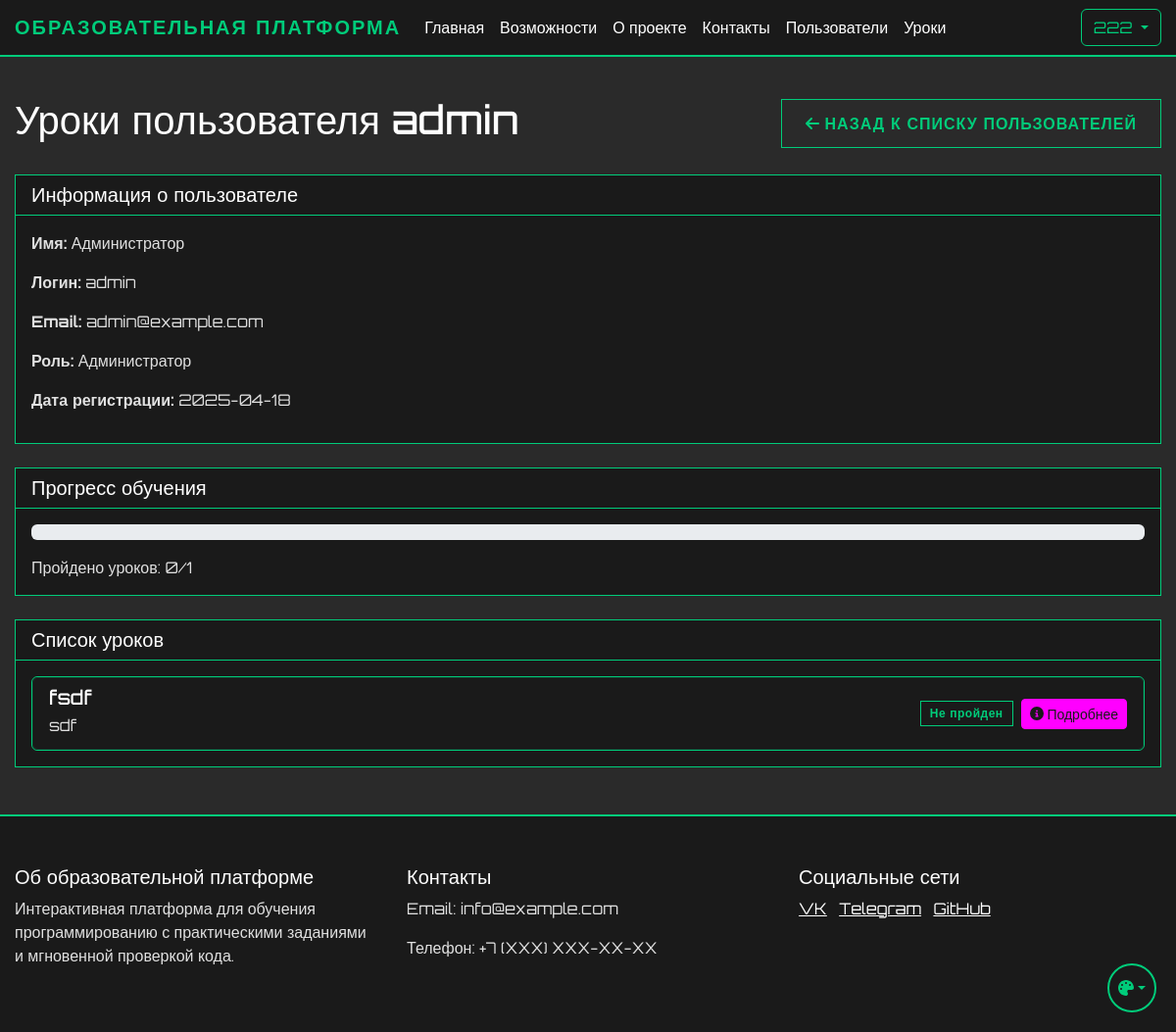
/admin/user/1/lessons (signed in), run on the app's committed database.
### app.py (models this page shows, shortened)
class User(UserMixin, db.Model):
    id = db.Column(db.Integer, primary_key=True)
    name = db.Column(db.String(100), nullable=False)
    username = db.Column(db.String(80), unique=True, nullable=False)
    email = db.Column(db.String(120), unique=True, nullable=False)
    password_hash = db.Column(db.String(128))
    is_admin = db.Column(db.Boolean, default=False)
    user_type = db.Column(db.String(20), default='student')  # student, teacher, admin
    created_by = db.Column(db.Integer, db.ForeignKey('user.id'), nullable=True)  # ID пользователя, создавшего этого пользователя
    created_at = db.Column(db.DateTime, default=db.func.now())
    last_login = db.Column(db.DateTime)
    is_active = db.Column(db.Boolean, default=True)
    progress = db.relationship('UserProgress', backref='user', lazy=True)
    ratings = db.relationship('UserRating', backref='user', lazy=True)
    chat_messages = db.relationship('ChatMessage', backref='user', lazy=True)
    created_users = db.relationship('User', backref=db.backref('creator', remote_side=[id]))

class Lesson(db.Model):
    id = db.Column(db.Integer, primary_key=True)
    order_number = db.Column(db.Integer, unique=True, nullable=False)
    title = db.Column(db.String(200), nullable=False)
    description = db.Column(db.Text)
    is_active = db.Column(db.Boolean, default=True)
    created_at = db.Column(db.DateTime, default=db.func.now())
    theory_content = db.Column(db.Text)
    theory_test = db.relationship('TheoryTest', backref='lesson', uselist=False)
    practice_tasks = db.relationship('PracticeTask', backref='lesson', lazy=True)
    required_lesson_id = db.Column(db.Integer, db.ForeignKey('lesson.id'), nullable=True)
    required_lesson = db.relationship('Lesson', remote_side=[id], backref='next_lessons')

### app.py (the view)
@app.route('/admin/user/<int:user_id>/lessons')
@login_required
def view_user_lessons(user_id):
    if not current_user.is_admin:
        abort(403)
    user = User.query.get_or_404(user_id)
    lessons = Lesson.query.order_by(Lesson.order_number).all()
    user_progress = UserProgress.query.filter_by(user_id=user_id).all()
    completed_lesson_ids = [progress.lesson_id for progress in user_progress if progress.is_completed]
    total_lessons = len(lessons)
    completed_lessons = len(completed_lesson_ids)
    progress_percentage = int((completed_lessons / total_lessons * 100)) if total_lessons > 0 else 0
    return render_template('user_lessons.html',
                         user=user,
                         lessons=lessons,
                         completed_lesson_ids=completed_lesson_ids,
                         progress_percentage=progress_percentage,
                         completed_lessons=completed_lessons,
                         total_lessons=total_lessons)

### app.py (called while the page is built)
@login_manager.user_loader
def load_user(user_id):
    return db.session.get(User, int(user_id))

### templates/user_lessons.html (shortened to what this page needs)
{% extends "base.html" %}
{% block content %}
<div class="container mt-4">
    <div class="d-flex justify-content-between align-items-center mb-4">
        <h1>Уроки пользователя {{ user.username }}</h1>
        <a href="{{ url_for('user_list') }}" class="btn btn-secondary">
            <i class="fas fa-arrow-left"></i> Назад к списку пользователей
        </a>
    </div>
    <div class="card">
        <div class="card-header">
            <h5 class="mb-0">Информация о пользователе</h5>
        </div>
        <div class="card-body">
            <p><strong>Имя:</strong> {{ user.name }}</p>
            <p><strong>Логин:</strong> {{ user.username }}</p>
            <p><strong>Email:</strong> {{ user.email }}</p>
            <p><strong>Роль:</strong> {{ 'Администратор' if user.is_admin else 'Пользователь' }}</p>
            <p><strong>Дата регистрации:</strong> {{ user.created_at.strftime('%Y-%m-%d') }}</p>
        </div>
    </div>
    <div class="card mt-4">
        <div class="card-header">
            <h5 class="mb-0">Прогресс обучения</h5>
        </div>
        <div class="card-body">
            <div class="progress mb-3">
            </div>
            <p class="mb-0">Пройдено уроков: {{ completed_lessons }}/{{ total_lessons }}</p>
        </div>
    </div>
    <div class="card mt-4">
        <div class="card-header">
            <h5 class="mb-0">Список уроков</h5>
        </div>
        <div class="card-body">
            {% if lessons %}
                <div class="list-group">
                    {% for lesson in lessons %}
                        <div class="list-group-item">
                            <div class="d-flex justify-content-between align-items-center">
                                <div>
                                    <h5 class="mb-1 {% if lesson.id in completed_lesson_ids %}text-success{% endif %}">
                                        {{ lesson.title }}
                                    </h5>
                                    <p class="mb-1">{{ lesson.description }}</p>
                                </div>
                                <div class="d-flex align-items-center">
                                    {% if lesson.id in completed_lesson_ids %}
                                        <span class="badge bg-success me-2">Пройден</span>
                                    {% else %}
                                        <span class="badge bg-secondary me-2">Не пройден</span>
                                    {% endif %}
                                    <a href="{{ url_for('view_user_lesson_details', user_id=user.id, lesson_id=lesson.id) }}"
                                       class="btn btn-sm btn-info">
                                        <i class="fas fa-info-circle"></i> Подробнее
                                    </a>
                                </div>
                            </div>
                        </div>
                    {% endfor %}
                </div>
            {% else %}
                <div class="alert alert-info">
                    Уроки не найдены.
                </div>
            {% endif %}
        </div>
    </div>
</div>
{% endblock %}

### templates/base.html (shortened to what this page needs)
<!DOCTYPE html>
<html lang="ru">
<head>
    <link href="https://cdn.jsdelivr.net/npm/bootstrap@5.3.0/dist/css/bootstrap.min.css" rel="stylesheet">
    <link href="{{ url_for('static', filename='css/themes.css') }}" rel="stylesheet">
    <link href="{{ url_for('static', filename='css/base.css') }}" rel="stylesheet">
    <link href="{{ url_for('static', filename='css/components.css') }}" rel="stylesheet">
    <link href="{{ url_for('static', filename='css/forms.css') }}" rel="stylesheet">
    <link href="{{ url_for('static', filename='css/tables.css') }}" rel="stylesheet">
    <link href="{{ url_for('static', filename='css/layout.css') }}" rel="stylesheet">
</head>
<body>
    <nav class="navbar navbar-expand-lg navbar-dark">
        <div class="container">
            <a class="navbar-brand" href="{{ url_for('index') }}">Образовательная платформа</a>
            <div class="collapse navbar-collapse" id="navbarNav">
                <ul class="navbar-nav me-auto">
                    <li class="nav-item">
                        <a class="nav-link" href="{{ url_for('index') }}">Главная</a>
                    </li>
                    <li class="nav-item">
                        <a class="nav-link" href="/#features">Возможности</a>
                    </li>
                    <li class="nav-item">
                        <a class="nav-link" href="/#about">О проекте</a>
                    </li>
                    <li class="nav-item">
                        <a class="nav-link" href="/#contact">Контакты</a>
                    </li>
                    {% if current_user.is_admin %}
                    <li class="nav-item">
                            <a class="nav-link" href="{{ url_for('user_list') }}">Пользователи</a>
                    </li>
                    <li class="nav-item">
                            <a class="nav-link" href="{{ url_for('lesson_list') }}">Уроки</a>
                    </li>
                    {% endif %}
                </ul>
                <div class="d-flex">
                    {% if current_user.is_authenticated %}
                        <div class="dropdown">
                            <button class="btn btn-outline-light dropdown-toggle" type="button" id="userMenu" data-bs-toggle="dropdown">
                                {{ current_user.username }}
                            </button>
                        </div>
                    {% else %}
                        <a href="{{ url_for('login') }}" class="btn btn-outline-light me-2">Войти</a>
                    {% endif %}
                </div>
            </div>
        </div>
    </nav>
    {% block content %}{% endblock %}
    <footer class="footer mt-5">
        <div class="container">
            <div class="row">
                <div class="col-md-4">
                    <h5>Об образовательной платформе</h5>
                    <p>Интерактивная платформа для обучения программированию с практическими заданиями и мгновенной проверкой кода.</p>
                </div>
                <div class="col-md-4">
                    <h5>Контакты</h5>
                    <p>Email: info@example.com</p>
                    <p>Телефон: +7 (XXX) XXX-XX-XX</p>
                </div>
                <div class="col-md-4">
                    <h5>Социальные сети</h5>
                    <a href="#" class="text-white me-2">VK</a>
                    <a href="#" class="text-white me-2">Telegram</a>
                    <a href="#" class="text-white">GitHub</a>
                </div>
            </div>
        </div>
    </footer>
    <div class="theme-switch">
        <button class="btn dropdown-toggle" type="button" id="themeDropdown" data-bs-toggle="dropdown" aria-expanded="false">
            <i class="fas fa-palette"></i>
        </button>
    </div>
</body>
</html>

### static/css/themes.css (style rules this page uses)
:root[data-theme="cyberpunk"] { --cyber-primary: #00cc7a; --cyber-secondary: #ff6600; --cyber-dark: #1a1a1a; --cyber-bg: #2a2a2a; --cyber-text: #e0e0e0; --cyber-text-light: #ffffff; --cyber-text-muted: #b0b0b0; --cyber-card-bg: #1a1a1a; --cyber-text-dark: #333333; --cyber-info: #ff00ff; }

### static/css/base.css (style rules this page uses)
body { font-family: 'Orbitron', sans-serif; background-color: var(--cyber-bg); color: var(--cyber-text); min-height: 100vh; display: flex; flex-direction: column; opacity: 0; transition: opacity 0.3s ease; }
body.theme-loaded { opacity: 1; }
h1, h2, h3, h4, h5, h6 { color: var(--cyber-text-light); }
p { color: var(--cyber-text); }
.text-white { color: var(--cyber-text-light) !important; }
.navbar { background-color: var(--cyber-dark) !important; border-bottom: 2px solid var(--cyber-primary); }
.navbar-brand { color: var(--cyber-primary) !important; font-weight: 700; text-transform: uppercase; letter-spacing: 2px; }
.nav-link { color: var(--cyber-text-light) !important; transition: all 0.3s ease; }
.footer { background-color: var(--cyber-dark); border-top: 2px solid var(--cyber-primary); color: var(--cyber-text-light); padding: 50px 0; margin-top: auto; }

### static/css/components.css (style rules this page uses)
.card { background-color: var(--cyber-card-bg); border: 1px solid var(--cyber-primary); color: var(--cyber-text-light); }
.card-header { background-color: rgba(0, 255, 157, 0.1); border-bottom: 1px solid var(--cyber-primary); color: var(--cyber-text-light); }
.card-body { background-color: var(--cyber-card-bg); color: var(--cyber-text-light); }
.btn-outline-light { border-color: var(--cyber-primary); color: var(--cyber-primary); transition: all 0.3s ease; }

### static/css/layout.css (style rules this page uses)
.container { max-width: 1200px; margin: 0 auto; padding: 0 15px; }
.row { margin: 0 -15px; }
.col, [class*="col-"] { padding: 0 15px; }
.mt-4 { margin-top: 1.5rem; }
.mt-5 { margin-top: 3rem; }
.mb-1 { margin-bottom: 0.25rem; }
.mb-3 { margin-bottom: 1rem; }
.mb-4 { margin-bottom: 1.5rem; }
.d-flex { display: flex; }
.justify-content-between { justify-content: space-between; }
.align-items-center { align-items: center; }

### data on the page
User: username "222"
User: username "admin", name "Администратор", email "admin@example.com", is_admin "Администратор", created_at "2025-04-18"
Lesson: title "fsdf", description "sdf", shows "Не пройден"

### other printed values
{{ completed_lessons }} "0"
{{ total_lessons }} "1"
